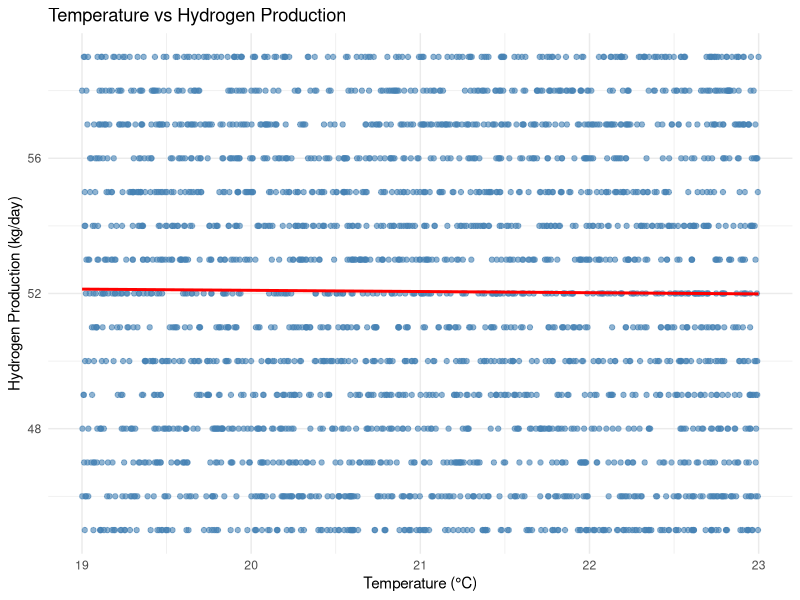
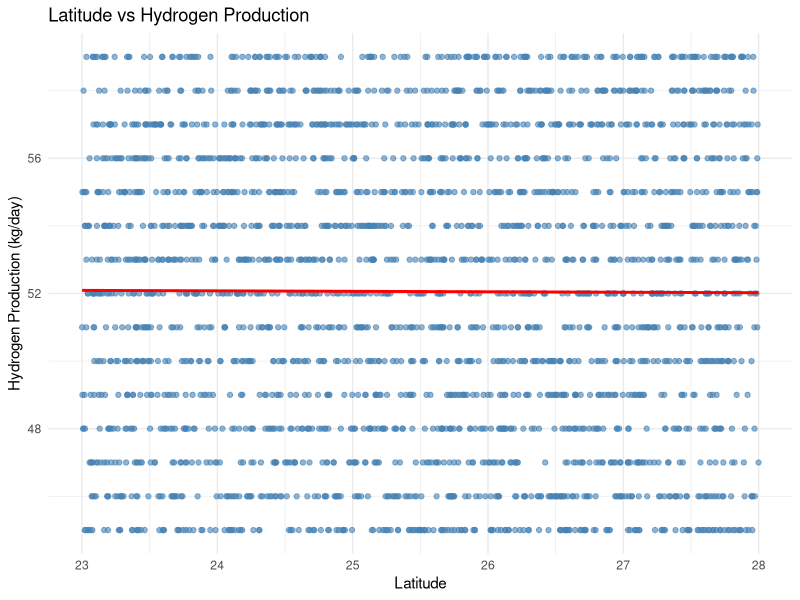
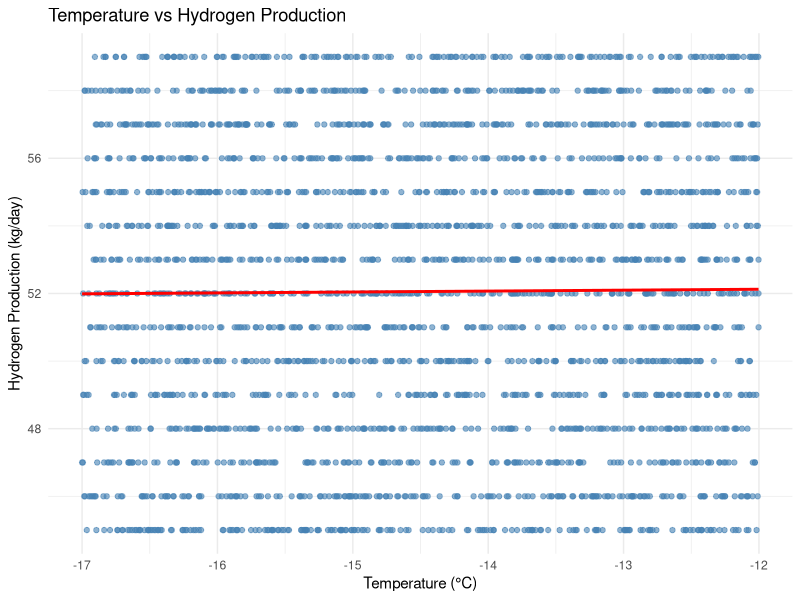
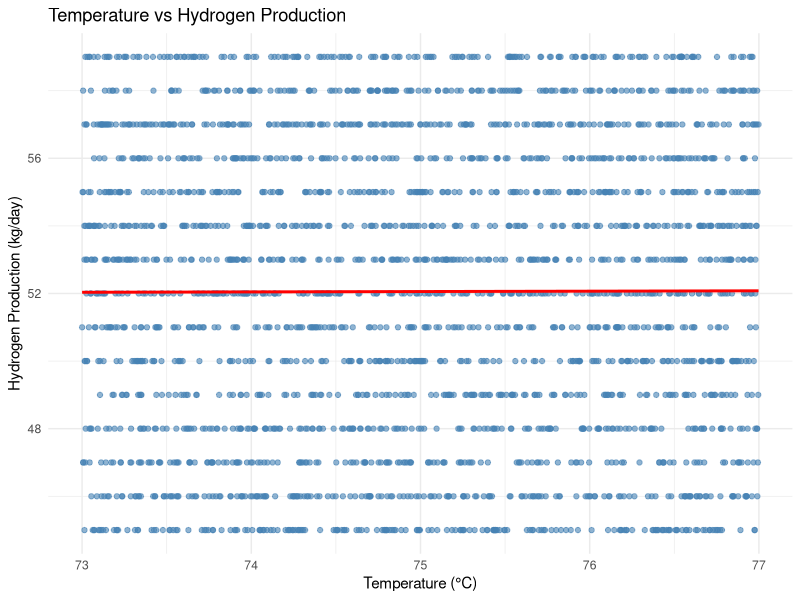
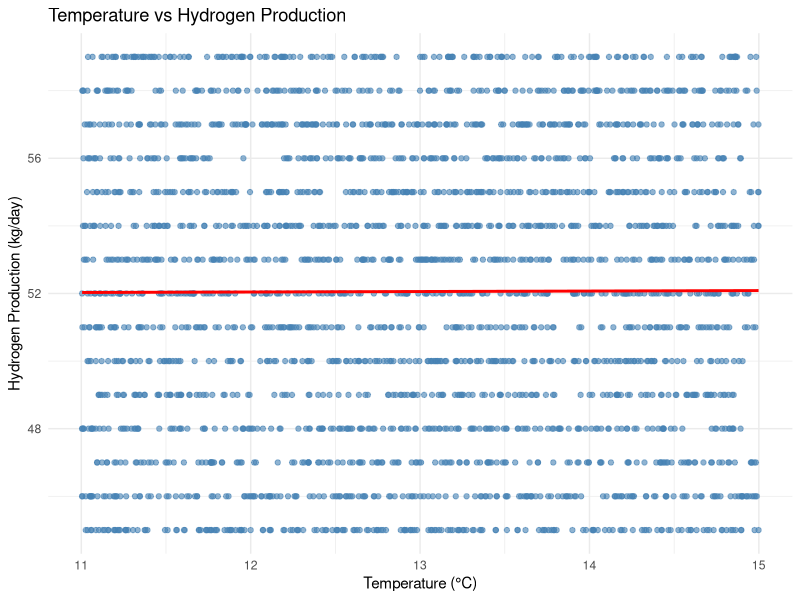
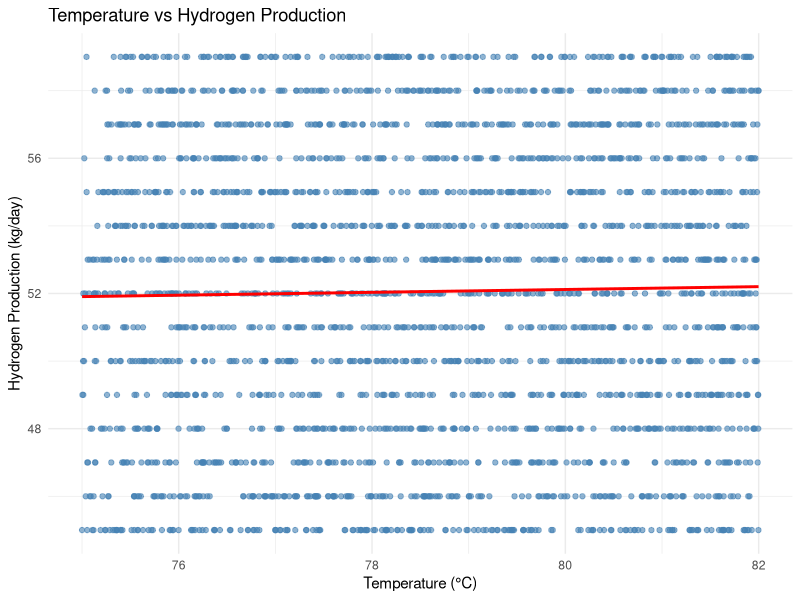

Generate these figures, in order, with R:

data <- read.csv("data.csv", header = TRUE)
head(data)

names(data)

linear_model1 <- lm(Hydrogen_Production_kg.day ~ Latitude + Longitude + Temperature_C + Electrolyzer_Efficiency_. + Desalination_Power_kW + System_Efficiency_., data = data)

#Summary of the full model
summary(linear_model1)

library(ggplot2)
ggplot(data, aes(x = Temperature_C, y = Hydrogen_Production_kg.day)) +
  geom_point(color = "steelblue", alpha = 0.6) +
  geom_smooth(method = "lm", color = "red", se = FALSE) +
  labs(title = "Temperature vs Hydrogen Production",
       x = "Temperature (°C)",
       y = "Hydrogen Production (kg/day)") +
  theme_minimal()

ggplot(data, aes(x = Latitude, y = Hydrogen_Production_kg.day)) +
  geom_point(color = "steelblue", alpha = 0.6) +
  geom_smooth(method = "lm", color = "red", se = FALSE) +
  labs(title = "Latitude vs Hydrogen Production",
       x = "Latitude",
       y = "Hydrogen Production (kg/day)") +
  theme_minimal()

ggplot(data, aes(x = Longitude, y = Hydrogen_Production_kg.day)) +
  geom_point(color = "steelblue", alpha = 0.6) +
  geom_smooth(method = "lm", color = "red", se = FALSE) +
  labs(title = "Temperature vs Hydrogen Production",
       x = "Temperature (°C)",
       y = "Hydrogen Production (kg/day)") +
  theme_minimal()


ggplot(data, aes(x = Electrolyzer_Efficiency_., y = Hydrogen_Production_kg.day)) +
  geom_point(color = "steelblue", alpha = 0.6) +
  geom_smooth(method = "lm", color = "red", se = FALSE) +
  labs(title = "Temperature vs Hydrogen Production",
       x = "Temperature (°C)",
       y = "Hydrogen Production (kg/day)") +
  theme_minimal()


ggplot(data, aes(x = Desalination_Power_kW, y = Hydrogen_Production_kg.day)) +
  geom_point(color = "steelblue", alpha = 0.6) +
  geom_smooth(method = "lm", color = "red", se = FALSE) +
  labs(title = "Temperature vs Hydrogen Production",
       x = "Temperature (°C)",
       y = "Hydrogen Production (kg/day)") +
  theme_minimal()


ggplot(data, aes(x = System_Efficiency_., y = Hydrogen_Production_kg.day)) +
  geom_point(color = "steelblue", alpha = 0.6) +
  geom_smooth(method = "lm", color = "red", se = FALSE) +
  labs(title = "Temperature vs Hydrogen Production",
       x = "Temperature (°C)",
       y = "Hydrogen Production (kg/day)") +
  theme_minimal()

linear_model2 <- lm(Hydrogen_Production_kg.day ~ Latitude + Longitude + Temperature_C + Electrolyzer_Efficiency_. + Desalination_Power_kW + System_Efficiency_.+PV_Power_kW + Wind_Speed_m.s + Wind_Power_kW + Solar_Irradiance_kWh.mÂ..day + System_Efficiency_., data = data)

#Summary of the full model
summary(linear_model2)
library(car)
car::vif(linear_model2)

#Polynomial Full Model Fit
poly_model1 <- lm(
  Hydrogen_Production_kg.day ~ 
    poly(Latitude, 2, raw = TRUE) +
    poly(Longitude, 2, raw = TRUE) +
    poly(Temperature_C, 2, raw = TRUE) +
    poly(Electrolyzer_Efficiency_., 2, raw = TRUE) +
    poly(Desalination_Power_kW, 2, raw = TRUE) +
    poly(System_Efficiency_., 2, raw = TRUE) +
    poly(PV_Power_kW, 2, raw = TRUE) +
    poly(Wind_Speed_m.s, 2, raw = TRUE) +
    poly(Wind_Power_kW, 2, raw = TRUE) +
    poly(Solar_Irradiance_kWh.mÂ..day, 2, raw = TRUE),
  data = data
)
coef(poly_model1)
summary(poly_model1)
AIC(linear_model2, poly_model1)

vars <- c("Latitude", "Longitude", "Temperature_C", 
          "Electrolyzer_Efficiency_.", "Desalination_Power_kW",
          "System_Efficiency_.", "PV_Power_kW",
          "Wind_Speed_m.s", "Wind_Power_kW",
          "Solar_Irradiance_kWh.m..day")

for (v in vars) {
  if (any(data[[v]] == 0, na.rm = TRUE)) {
    message(paste("Variable", v, "contains zero values. Applying +0.0001 shift."))
    data[[v]] <- data[[v]] + 0.0001
  }
}
poly_model_inverse <- lm(
  Hydrogen_Production_kg.day ~ 
    Latitude + I(Latitude^2) + I(1/Latitude) + I(1/(Latitude^2)) +
    Longitude + I(Longitude^2) + I(1/Longitude) + I(1/(Longitude^2)) +
    Temperature_C + I(Temperature_C^2) + I(1/Temperature_C) + I(1/(Temperature_C^2)) +
    Electrolyzer_Efficiency_. + I(Electrolyzer_Efficiency_.^2) +
    I(1/Electrolyzer_Efficiency_.) + I(1/(Electrolyzer_Efficiency_.^2)) +
    Desalination_Power_kW + I(Desalination_Power_kW^2) +
    I(1/Desalination_Power_kW) + I(1/(Desalination_Power_kW^2)) +
    System_Efficiency_. + I(System_Efficiency_.^2) +
    I(1/System_Efficiency_.) + I(1/(System_Efficiency_.^2)) +
    PV_Power_kW + I(PV_Power_kW^2) + I(1/PV_Power_kW) + I(1/(PV_Power_kW^2)) +
    Wind_Speed_m.s + I(Wind_Speed_m.s^2) +
    I(1/Wind_Speed_m.s) + I(1/(Wind_Speed_m.s^2)) +
    Wind_Power_kW + I(Wind_Power_kW^2) +
    I(1/Wind_Power_kW) + I(1/(Wind_Power_kW^2)) +
    Solar_Irradiance_kWh.mÂ..day + I(Solar_Irradiance_kWh.mÂ..day^2) +
    I(1/Solar_Irradiance_kWh.mÂ..day) + I(1/(Solar_Irradiance_kWh.mÂ..day^2)),
  data = data
)
summary(poly_model_inverse)


AIC(linear_model2, poly_model1, poly_model_inverse)
